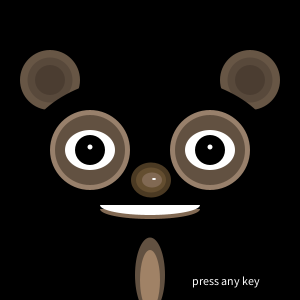
Frame 1 (no input)
Frame 60 (the mouse pressed at the canvas centre just before this capture): identical to frame 1, image omitted
Frame 120 (the mouse held since frame 60 and released just before this capture): identical to frame 1, image omitted

The Processing sketch that drew this single still picture (run headless with seeded random() and noise(); from frame 60 on, the mouse is pressed at the canvas centre):

// Processing sketch: processing_135050
// ── processing_135050.pde

boolean flipFlop = false;
String keyPrompt = "press any key";
float eyeSize[] = {80,93};
float eyeSizeB[] = {70,83};
float eyeSizeC[] = {12,30};
float eyeSizeD[] = {5,15};
float eyeSizeE[] = {2,5};
float eyeColor[] = {0,250,0,250,0,250};
float earSize[] = {70,90};
float backCol[] = {0,250,0,250,0,250};
float noseSize[] = {1,4};
float bodyColor[] = {0,250,0,250,0,250};
float _eyeSize = 80;
float _eyeSizeB = 70;
float _eyeSizeC = 30;
float _eyeSizeD = 15;
float _eyeSizeE = 5;
float _eyeColorR = 0;
float _eyeColorG = 0;
float _eyeColorB = 0;
float _earSize = 70;
float _earSizeB = 60; 
float _mouthSize = 55;
float _backColR = 0;
float _backColG = 0;
float _backColB = 0;
float _bodyA = 75;
float _bodyB = 60;
float _bodyColorR = 0;
float _bodyColorG = 0;
float _bodyColorB = 0;
float _noseSize = 4;

void setup() {
  size(300,300);
  background(_backColR,_backColG,_backColB);
  textSize(12);
} 

void draw() {
   makeFace();
  smooth();
  text(keyPrompt,42,135);
}

void keyPressed() { 
  _eyeSize = random(eyeSize[0],eyeSize[1]);
  _eyeSizeB = random(eyeSizeB[0],eyeSizeB[1]);
  _eyeSizeC = random(eyeSizeC[0],eyeSizeC[1]);
  _eyeSizeD = random(eyeSizeD[0],eyeSizeD[1]);
  _eyeSizeE = random(eyeSizeE[0],eyeSizeE[1]);
  _earSize = random(earSize[0],earSize[1]);
  _eyeColorR = random(eyeColor[0],eyeColor[1]);
  _eyeColorG = random(eyeColor[2],eyeColor[3]);
  _eyeColorB = random(eyeColor[4],eyeColor[5]);
  _backColR = random(backCol[0],backCol[1]);
  _backColG = random(backCol[2],backCol[3]);
  _backColB = random(backCol[4],backCol[5]);
  _noseSize = random(noseSize[0],noseSize[1]);
  _bodyColorR = random(bodyColor[0],bodyColor[1]);
  _bodyColorG = random(bodyColor[2],bodyColor[3]);
  _bodyColorB = random(bodyColor[4],bodyColor[5]);
  
  keyPrompt = ("");
}

void makeFace(){
  background(_backColR,_backColG,_backColB);
  translate(150,150);
  rectMode(CENTER);
  noStroke();
  
  //ears
fill(_bodyColorR,_bodyColorG,_bodyColorB);
ellipse(-100,-70,_earSize,_earSize);
ellipse(100,-70,_earSize,_earSize);
fill(#675645);
ellipse(-100,-70,_earSizeB,_earSizeB);
ellipse(100,-70,_earSizeB,_earSizeB);
fill(#58493B);
ellipse(-100,-70,45,45);
ellipse(100,-70,45,45);
fill(#4B3D31);
ellipse(-100,-70,30,30);
ellipse(100,-70,30,30);
  
  
  
  
  
//body
fill(_bodyColorR,_bodyColorG,_bodyColorB);
ellipse(0,120,50,100);
fill(#625141);
ellipse(0,125,30,_bodyA);
fill(#A08266);
ellipse(0,130,20,_bodyB);
  
//head
fill(_bodyColorR,_bodyColorG,_bodyColorB);
ellipse(0,0,250,150);
  
  
//eyes
  
fill(#98806B);
ellipse(-60,0,_eyeSize,_eyeSize);
ellipse(60,0,_eyeSize,_eyeSize);
fill(#625141);
ellipse(-60,0,_eyeSizeB,_eyeSizeB);
ellipse(60,0,_eyeSizeB,_eyeSizeB);
fill(255);
ellipse(-60,0,50,40);
ellipse(60,0,50,40);
fill(_eyeColorR,_eyeColorG,_eyeColorB);
ellipse(60,0,_eyeSizeC,_eyeSizeC);
fill(_eyeColorR,_eyeColorG,_eyeColorB);
ellipse(-60,0,_eyeSizeC,_eyeSizeC);
fill(0);
ellipse(-60,0,_eyeSizeD,_eyeSizeD);
fill(0);
ellipse(60,0,_eyeSizeD,_eyeSizeD);
fill(255);
ellipse(60,-3,_eyeSizeE,_eyeSizeE);
ellipse(-60,-3,_eyeSizeE,_eyeSizeE);
  
//nose
fill(#4B3A23);
ellipse(1,30,40,35);
fill(#644E30);
ellipse(1,30,30,25);
fill(#816953);
ellipse(2,30,20,15);
fill(255);
ellipse(4,29,_noseSize,2);
  
  
  
//mouth
fill(#816953);
arc(0, 59, 100,20, 0, PI);
fill(255);
arc(0, _mouthSize, 100,20, 0, PI);
}
